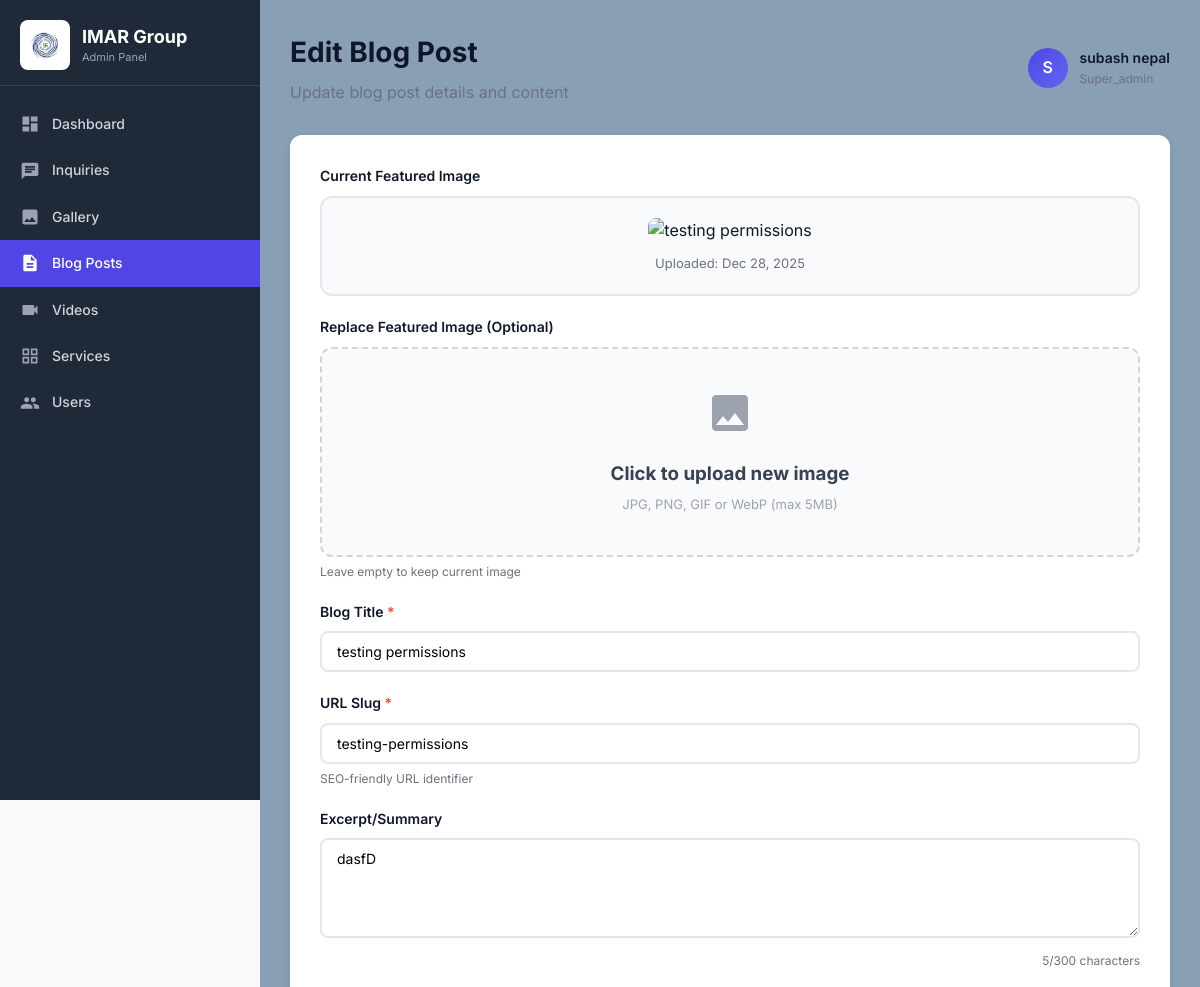
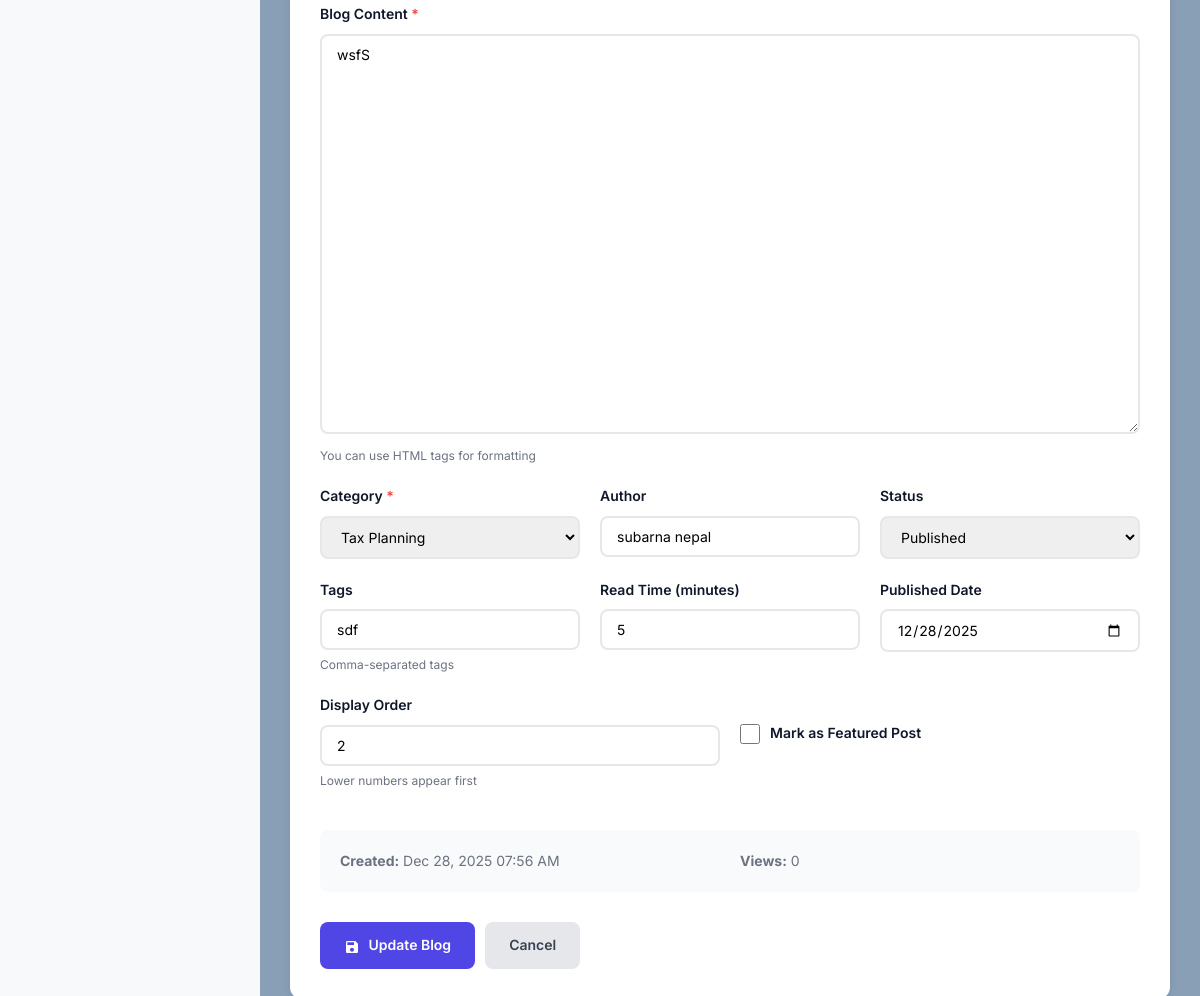
The page /admin/BLOG_CODE/edit-blog.php?id=13 (signed in) on the database its author committed (2 pictures, top to bottom).
### tables this page shows
CREATE TABLE `blog_posts` (
  `id` int(11) NOT NULL,
  `title` varchar(255) NOT NULL,
  `slug` varchar(255) NOT NULL,
  `excerpt` text DEFAULT NULL,
  `content` longtext NOT NULL,
  `featured_image` varchar(500) DEFAULT NULL,
  `thumbnail` varchar(500) DEFAULT NULL,
  `category` varchar(50) NOT NULL,
  `author` varchar(100) NOT NULL,
  `tags` varchar(255) DEFAULT NULL,
  `status` enum('draft','published','archived') DEFAULT 'draft',
  `views` int(11) DEFAULT 0,
  `read_time` int(11) DEFAULT 5,
  `is_featured` tinyint(1) DEFAULT 0,
  `display_order` int(11) DEFAULT 0,
  `meta_title` varchar(255) DEFAULT NULL,
  `meta_description` text DEFAULT NULL,
  `published_date` date DEFAULT NULL,
  `created_by` int(11) DEFAULT NULL,
  `created_at` timestamp NOT NULL DEFAULT current_timestamp(),
  `updated_at` timestamp NOT NULL DEFAULT current_timestamp() ON UPDATE current_timestamp()
);

### admin/includes/avatar-helper.php (called while the page is built, shortened)
<?php
function getAvatarPath($avatar, $currentFilePath = null) {
    $scriptPath = $_SERVER['SCRIPT_FILENAME'];
    $adminPos = strpos($scriptPath, '/admin/');
    if ($adminPos !== false) {
        $afterAdmin = substr($scriptPath, $adminPos + 7);
        $depth = substr_count($afterAdmin, '/') + substr_count($afterAdmin, '\\');
    } else {
        $depth = 0;
    }
    if ($depth === 0) {
        $relativePath = '../uploads/avatars/' . $avatar;
        $filesystemPath = $currentFilePath . '/../uploads/avatars/' . $avatar;
    } else {
        $filesystemPath = $currentFilePath . '/../../uploads/avatars/' . $avatar;
    }
    return null;
}
function getCurrentUserAvatar($conn, $userId) {
    $stmt = $conn->prepare("SELECT name, email, avatar, role FROM admin_users WHERE id = ?");
    $stmt->bind_param("i", $userId);
    $stmt->execute();
    $result = $stmt->get_result();
    if ($row = $result->fetch_assoc()) {
        return $row;
    }
    return null;
}
?>

### admin/BLOG_CODE/edit-blog.php (the view, shortened to what this page needs)
<?php
require_once '../../config/config.php';
require_once __DIR__ . '/../includes/avatar-helper.php';
$admin_id = $_SESSION['admin_id'];
$currentUser = getCurrentUserAvatar($conn, $admin_id);
$admin_name = $currentUser['name'] ?? $_SESSION['admin_name'] ?? 'Admin';
$admin_role = $currentUser['role'] ?? $_SESSION['admin_role'] ?? 'editor';
$admin_avatar = $currentUser['avatar'] ?? null;
$admin_initials = strtoupper(substr($admin_name, 0, 1));
$avatarUrl = getAvatarPath($admin_avatar, __DIR__);
$blog_id = (int)($_GET['id'] ?? 0);
$stmt = $conn->prepare("SELECT * FROM blog_posts WHERE id = ?");
$stmt->bind_param("i", $blog_id);
$stmt->execute();
$result = $stmt->get_result();
$blog_post = $result->fetch_assoc();
?>
<!DOCTYPE html>
<html lang="en">
<head>
    <link rel="stylesheet" href="../../css/styles.css">
    <link rel="stylesheet" href="../../css/dashboard.css">
</head>
<body>
<div class="dashboard">
   <?php include __DIR__ . '/../includes/sidebar.php'; ?>
    <div class="main-content">
        <div class="dashboard-header">
            <div>
                <h1>Edit Blog Post</h1>
                <p style="color: #6b7280; margin-top: 5px;">Update blog post details and content</p>
            </div>
            <div class="header-actions">
                <div class="user-info">
                 <div class="user-avatar">
<?php if ($avatarUrl): ?>
<img src="<?php echo htmlspecialchars($avatarUrl); ?>"
          alt="<?php echo htmlspecialchars($admin_name); ?>"
          onerror="this.outerHTML='<span><?php echo $admin_initials; ?></span>';">
          <?php else: ?>
          <?php echo $admin_initials; ?>
          <?php endif; ?>
</div>
<div>
                        <div style="font-weight: 600; font-size: 14px;"><?php echo htmlspecialchars($admin_name); ?></div>
                        <div style="font-size: 12px; color: #6b7280;"><?php echo ucfirst($admin_role); ?></div>
                    </div>
                </div>
            </div>
        </div>
        <form method="POST" enctype="multipart/form-data" id="blogForm">
            <div class="form-container">
                <div class="form-group">
                    <label>Current Featured Image</label>
                    <div class="current-image">
                        <img src="../../../Imar-Group-Website/<?php echo htmlspecialchars($blog_post['featured_image'] ?: 'images/blog/default.png'); ?>"
                             alt="<?php echo htmlspecialchars($blog_post['title']); ?>"
                             onerror="this.src='../assets/placeholder.jpg'">
                        <p>Uploaded: <?php echo date('M d, Y', strtotime($blog_post['created_at'])); ?></p>
                    </div>
                </div>
                <div class="form-group">
                    <label>Replace Featured Image (Optional)</label>
                    <div class="image-upload-area" id="uploadArea">
                        <svg width="48" height="48" viewBox="0 0 24 24" fill="#9ca3af">
                            <path d="M21 19V5c0-1.1-.9-2-2-2H5c-1.1 0-2 .9-2 2v14c0 1.1.9 2 2 2h14c1.1 0 2-.9 2-2zM8.5 13.5l2.5 3.01L14.5 12l4.5 6H5l3.5-4.5z"/>
                        </svg>
                        <h3 style="margin: 15px 0 5px 0; color: #374151;">Click to upload new image</h3>
                        <p style="color: #9ca3af; font-size: 13px;">JPG, PNG, GIF or WebP (max 5MB)</p>
                    </div>
                    <div class="helper-text">Leave empty to keep current image</div>
                </div>
                <div class="form-group">
                    <label for="title">Blog Title <span class="required">*</span></label>
                    <input type="text" id="title" name="title" value="<?php echo htmlspecialchars($blog_post['title']); ?>" required>
                </div>
                <div class="form-group">
                    <label for="slug">URL Slug <span class="required">*</span></label>
                    <input type="text" id="slug" name="slug" value="<?php echo htmlspecialchars($blog_post['slug']); ?>" required>
                    <div class="helper-text">SEO-friendly URL identifier</div>
                </div>
                <div class="form-group">
                    <label for="excerpt">Excerpt/Summary</label>
                    <textarea id="excerpt" name="excerpt" rows="3" maxlength="300"><?php echo htmlspecialchars($blog_post['excerpt']); ?></textarea>
                    <div class="char-count"><span id="excerptCount"><?php echo strlen($blog_post['excerpt']); ?></span>/300 characters</div>
                </div>
                <div class="form-group">
                    <label for="content">Blog Content <span class="required">*</span></label>
                    <textarea id="content" name="content" class="content-editor" required><?php echo htmlspecialchars($blog_post['content']); ?></textarea>
                    <div class="helper-text">You can use HTML tags for formatting</div>
                </div>
                <div class="form-row-three">
                    <div class="form-group">
                        <label for="category">Category <span class="required">*</span></label>
                        <select id="category" name="category" required>
                            <option value="tax-planning" <?php echo $blog_post['category'] === 'tax-planning' ? 'selected' : ''; ?>>Tax Planning</option>
                        </select>
                    </div>
                    <div class="form-group">
                        <label for="author">Author</label>
                        <input type="text" id="author" name="author" value="<?php echo htmlspecialchars($blog_post['author']); ?>">
                    </div>
                    <div class="form-group">
                        <label for="status">Status</label>
                        <select id="status" name="status">
                            <option value="published" <?php echo $blog_post['status'] === 'published' ? 'selected' : ''; ?>>Published</option>
                        </select>
                    </div>
                </div>
                <div class="form-row-three">
                    <div class="form-group">
                        <label for="tags">Tags</label>
                        <input type="text" id="tags" name="tags" value="<?php echo htmlspecialchars($blog_post['tags']); ?>" placeholder="finance, investment, tips">
                        <div class="helper-text">Comma-separated tags</div>
                    </div>
                    <div class="form-group">
                        <label for="read_time">Read Time (minutes)</label>
                        <input type="number" id="read_time" name="read_time" value="<?php echo $blog_post['read_time']; ?>" min="1">
                    </div>
                    <div class="form-group">
                        <label for="published_date">Published Date</label>
                        <input type="date" id="published_date" name="published_date" value="<?php echo $blog_post['published_date']; ?>">
                    </div>
                </div>
                <div class="form-row">
                    <div class="form-group">
                        <label for="display_order">Display Order</label>
                        <input type="number" id="display_order" name="display_order" value="<?php echo $blog_post['display_order']; ?>" min="0">
                        <div class="helper-text">Lower numbers appear first</div>
                    </div>
                    <div class="form-group">
                        <div class="checkbox-group" style="margin-top: 28px;">
                            <input type="checkbox" id="is_featured" name="is_featured" <?php echo $blog_post['is_featured'] ? 'checked' : ''; ?>>
                            <label for="is_featured" style="margin: 0;">Mark as Featured Post</label>
                        </div>
                    </div>
                </div>
                <div class="form-row" style="padding: 20px; background: #f9fafb; border-radius: 8px; margin-top: 20px;">
                    <div style="font-size: 14px; color: #6b7280;">
                        <strong>Created:</strong> <?php echo date('M d, Y h:i A', strtotime($blog_post['created_at'])); ?>
                    </div>
                    <div style="font-size: 14px; color: #6b7280;">
                        <strong>Views:</strong> <?php echo number_format($blog_post['views']); ?>
                    </div>
                </div>
                <div class="btn-group">
                    <button type="submit" class="btn btn-primary">
                        <svg width="16" height="16" viewBox="0 0 24 24" fill="currentColor" style="vertical-align: middle; margin-right: 5px;"><path d="M17 3H5c-1.11 0-2 .9-2 2v14c0 1.1.89 2 2 2h14c1.1 0 2-.9 2-2V7l-4-4zm-5 16c-1.66 0-3-1.34-3-3s1.34-3 3-3 3 1.34 3 3-1.34 3-3 3zm3-10H5V5h10v4z"/></svg>
                        Update Blog
                    </button>
                    <a href="gallery.php" class="btn btn-secondary">Cancel</a>
                </div>

### css/styles.css (style rules this page uses)
* { margin: 0; padding: 0; box-sizing: border-box; font-family: 'Inter', -apple-system, BlinkMacSystemFont, 'Segoe UI', sans-serif; }
body { background-color: #f8f9fa; color: #0f172a; line-height: 1.6; }
a { text-decoration: none; color: inherit; }
.dashboard { display: flex; min-height: 100vh; background-color: #f8f9fa; }
.main-content { flex: 1; padding: 30px; background-color: #899fb6; overflow-y: auto; }
.dashboard-header { display: flex; justify-content: space-between; align-items: center; margin-bottom: 30px; flex-wrap: wrap; gap: 15px; }
.dashboard-header h1 { font-size: 28px; font-weight: 700; color: #0f172a; }
.header-actions { display: flex; align-items: center; gap: 20px; }
.user-info { display: flex; align-items: center; gap: 12px; }
.user-avatar { width: 40px; height: 40px; background: linear-gradient(135deg, #4f46e5 0%, #6366f1 100%); color: #ffffff; border-radius: 50%; display: flex; align-items: center; justify-content: center; font-weight: 600; font-size: 16px; }
.btn-group { display: flex; gap: 10px; flex-wrap: wrap; }
.user-avatar { width: 40px; height: 40px; border-radius: 50%; background: linear-gradient(135deg, #4f46e5 0%, #6366f1 100%); color: white; display: flex; align-items: center; justify-content: center; font-weight: 600; font-size: 16px; overflow: hidden; flex-shrink: 0; }

### css/dashboard.css (style rules this page uses)
.btn-group { display: flex; gap: 10px; flex-wrap: wrap; }

### admin/BLOG_CODE/edit-blog.php (style rules this page uses)
.form-container { max-width: 1000px; margin: 0 auto; background: white; padding: 30px; border-radius: 12px; box-shadow: 0 2px 8px rgba(0,0,0,0.08); }
.form-group { margin-bottom: 20px; }
.form-group label { display: block; font-weight: 600; margin-bottom: 8px; color: #0f172a; font-size: 14px; }
.form-group input[type="text"], .form-group textarea, .form-group select, .form-group input[type="number"], .form-group input[type="date"] { width: 100%; padding: 10px 15px; border: 2px solid #e5e7eb; border-radius: 8px; font-size: 14px; transition: all 0.3s; box-sizing: border-box; font-family: inherit; }
.form-group textarea { resize: vertical; min-height: 100px; font-family: inherit; }
.form-group textarea.content-editor { min-height: 400px; }
.current-image { border: 2px solid #e5e7eb; border-radius: 12px; padding: 20px; text-align: center; background: #f9fafb; margin-bottom: 15px; }
.current-image img { max-width: 100%; max-height: 300px; border-radius: 8px; }
.current-image p { margin-top: 10px; color: #6b7280; font-size: 13px; }
.image-upload-area { border: 2px dashed #d1d5db; border-radius: 12px; padding: 40px; text-align: center; background: #f9fafb; cursor: pointer; transition: all 0.3s; }
.checkbox-group { display: flex; align-items: center; gap: 10px; }
.checkbox-group input[type="checkbox"] { width: 20px; height: 20px; cursor: pointer; }
.form-row { display: grid; grid-template-columns: 1fr 1fr; gap: 20px; }
.form-row-three { display: grid; grid-template-columns: 1fr 1fr 1fr; gap: 20px; }
.btn-group { display: flex; gap: 10px; margin-top: 30px; }
.btn { padding: 12px 24px; border-radius: 8px; font-weight: 600; text-decoration: none; border: none; cursor: pointer; transition: all 0.3s; font-size: 14px; }
.btn-primary { background: #4f46e5; color: white; }
.btn-secondary { background: #e5e7eb; color: #374151; }
.required { color: #ef4444; }
.helper-text { font-size: 12px; color: #6b7280; margin-top: 5px; }
.char-count { font-size: 12px; color: #6b7280; text-align: right; margin-top: 5px; }

### rows shown on the page
blog_posts: created_at "Dec 28, 2025", title "testing permissions", slug "testing-permissions", excerpt "dasfD", excerpt "5", content "wsfS", category "Tax Planning", author "subarna nepal", status "Published", tags "sdf", read_time "5", published_date "12/28/2025", display_order "2", created_at "Dec 28, 2025 07:56 AM", views "0"

### other values the page prints
$admin_initials "S"
$admin_name "subash nepal"
$admin_role "Super_admin"
